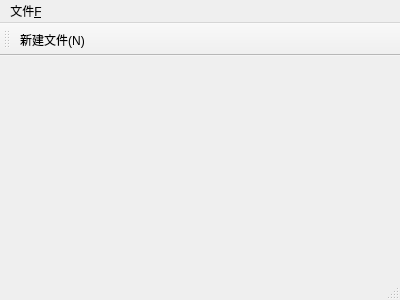
<?xml version="1.0" encoding="UTF-8"?>
<ui version="4.0">
 <class>MainWindow</class>
 <widget class="QMainWindow" name="MainWindow">
  <property name="geometry">
   <rect>
    <x>0</x>
    <y>0</y>
    <width>400</width>
    <height>300</height>
   </rect>
  </property>
  <property name="windowTitle">
   <string>MainWindow</string>
  </property>
  <widget class="QWidget" name="centralWidget"/>
  <widget class="QMenuBar" name="menuBar">
   <property name="geometry">
    <rect>
     <x>0</x>
     <y>0</y>
     <width>400</width>
     <height>23</height>
    </rect>
   </property>
   <widget class="QMenu" name="menu_F">
    <property name="title">
     <string>文件&amp;F</string>
    </property>
   </widget>
   <addaction name="menu_F"/>
  </widget>
  <widget class="QToolBar" name="mainToolBar">
   <attribute name="toolBarArea">
    <enum>TopToolBarArea</enum>
   </attribute>
   <attribute name="toolBarBreak">
    <bool>false</bool>
   </attribute>
   <addaction name="action_New"/>
  </widget>
  <widget class="QStatusBar" name="statusBar"/>
  <action name="action_New">
   <property name="icon">
    <iconset>
     <normalon>:/image/image/new.png</normalon>
    </iconset>
   </property>
   <property name="text">
    <string>
新建文件(&amp;N)</string>
   </property>
   <property name="toolTip">
    <string>新建文件</string>
   </property>
   <property name="shortcut">
    <string>Ctrl+N</string>
   </property>
  </action>
  <action name="actionnewfile_N">
   <property name="text">
    <string>newfile(&amp;N)</string>
   </property>
  </action>
 </widget>
 <layoutdefault spacing="6" margin="11"/>
 <resources/>
 <connections/>
</ui>
